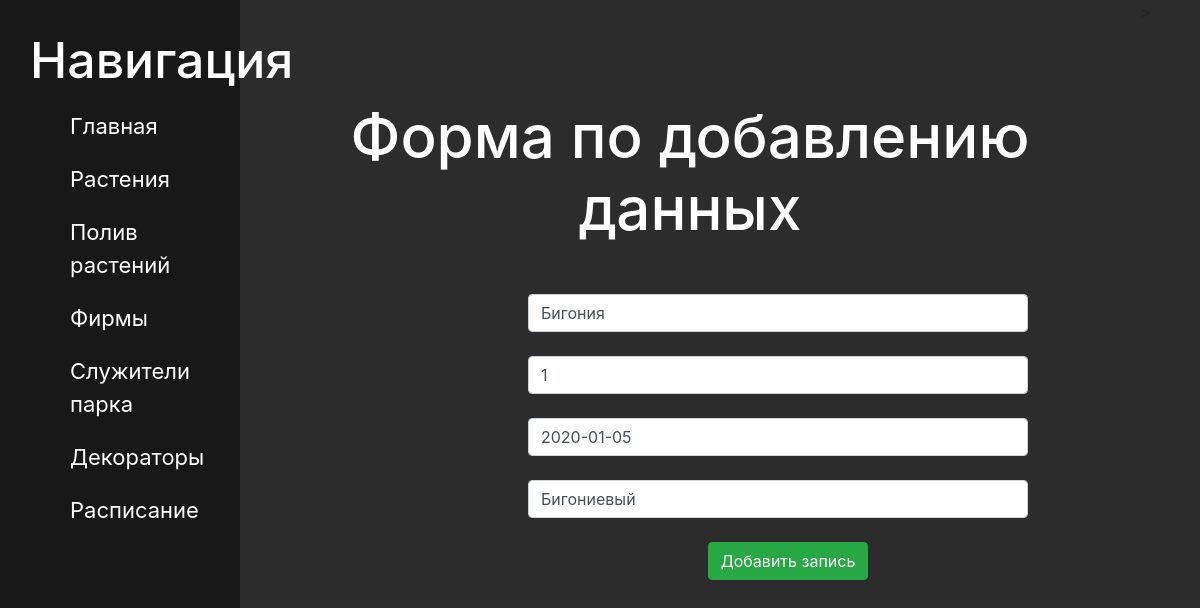
Page /plants/1/update on the committed database.
### plants/models.py (models this page shows, shortened)
class Articles(models.Model):
    title = models.CharField('Название', max_length=100)
    age = models.IntegerField('Возраст')
    date = models.DateField('Дата высадки')
    type = models.CharField('Tип',max_length=1000)
    class Meta:
        verbose_name ='Растение'
        verbose_name_plural = 'Растения'

### plants/views.py (the view)
class plantsUpdateView(UpdateView):
    model = Articles
    template_name = 'plants/create.html'
    form_class = ArticlesForm

### plants/forms.py
class ArticlesForm(ModelForm):
    class Meta:
        model = Articles
        fields = ['title','age','date','type']
        widgets={
            "title": TextInput(attrs={
                'class': 'form-control',
                'placeholder':'Название'
            }),
            "age": NumberInput(attrs={
                'class': 'form-control',
                'placeholder': 'Возраст (в годах)'
            }),
            "date": DateInput(attrs={
                'class': 'form-control',
                'placeholder': 'Дата высадки'
            }),
            "type": TextInput(attrs={
                'class': 'form-control',
                'placeholder': 'Тип'
            }),
        }

### plants/templates/plants/create.html (shortened to what this page needs)
{% extends 'main/layout.html' %}
{% block content  %}
<div class="features">
    <h1>Форма по добавлению данных</h1>
    <form method = "post" >
        {{form.title}} <br>
        {{form.age}}<br>
        {{form.date}}<br>
        {{form.type}}<br>
        <button class="btn btn-success" type="submit">Добавить запись</button>
    </form>
</div>
{% endblock %}

### main/static/main/css/main.css (style rules this page uses)
body { background: #2c2c2c; }
main .features { float: left; color: white; margin-top: 100px; text-align: center; width: 75%; }
main .features h1 { font-size: 60px; }
form { margin-left: 32%; width: 500px; margin-top: 50px; align: center }

### rows in the picture
Articles: title "Бигония", age "1", date "2020-01-05", type "Бигониевый"
